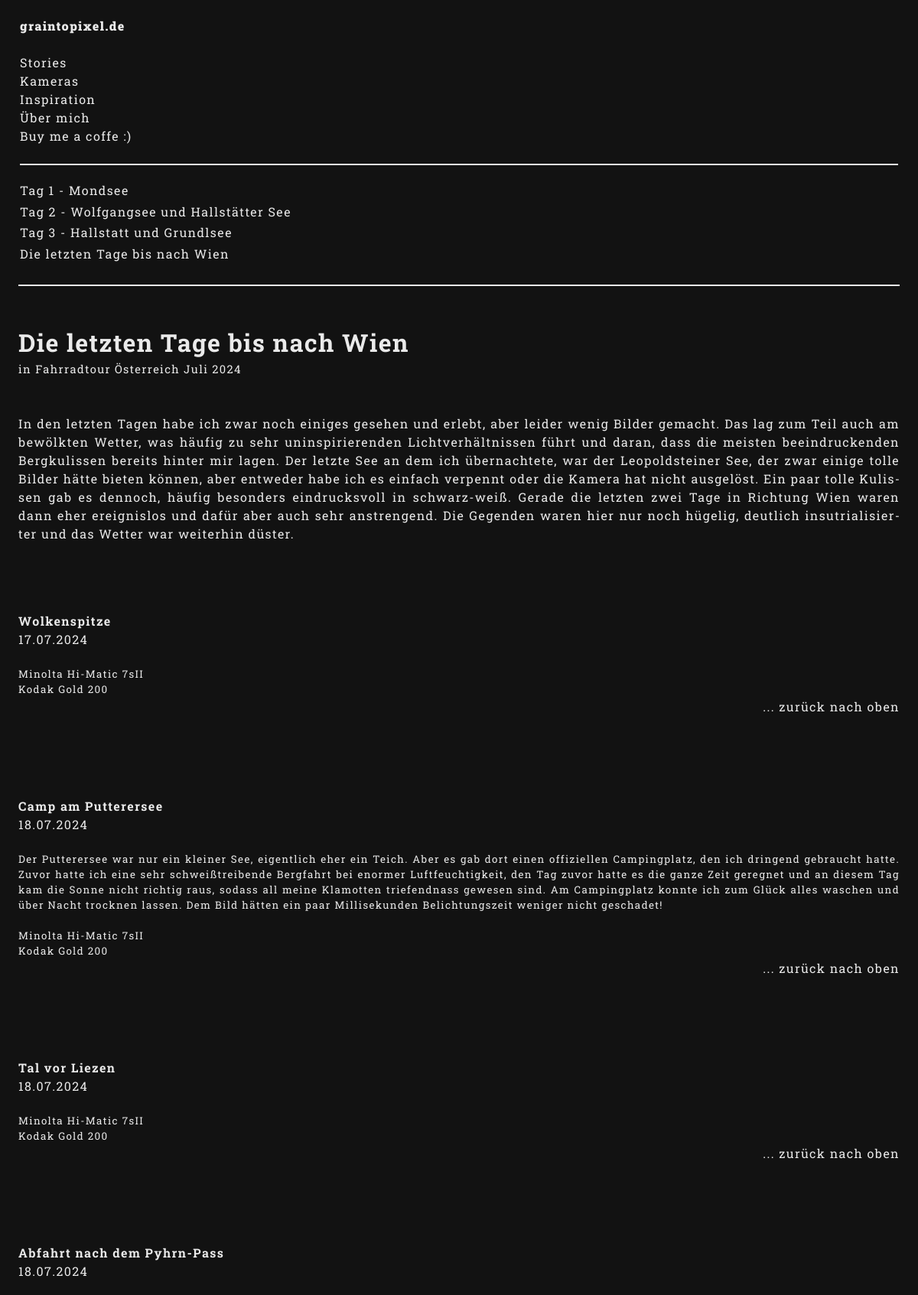
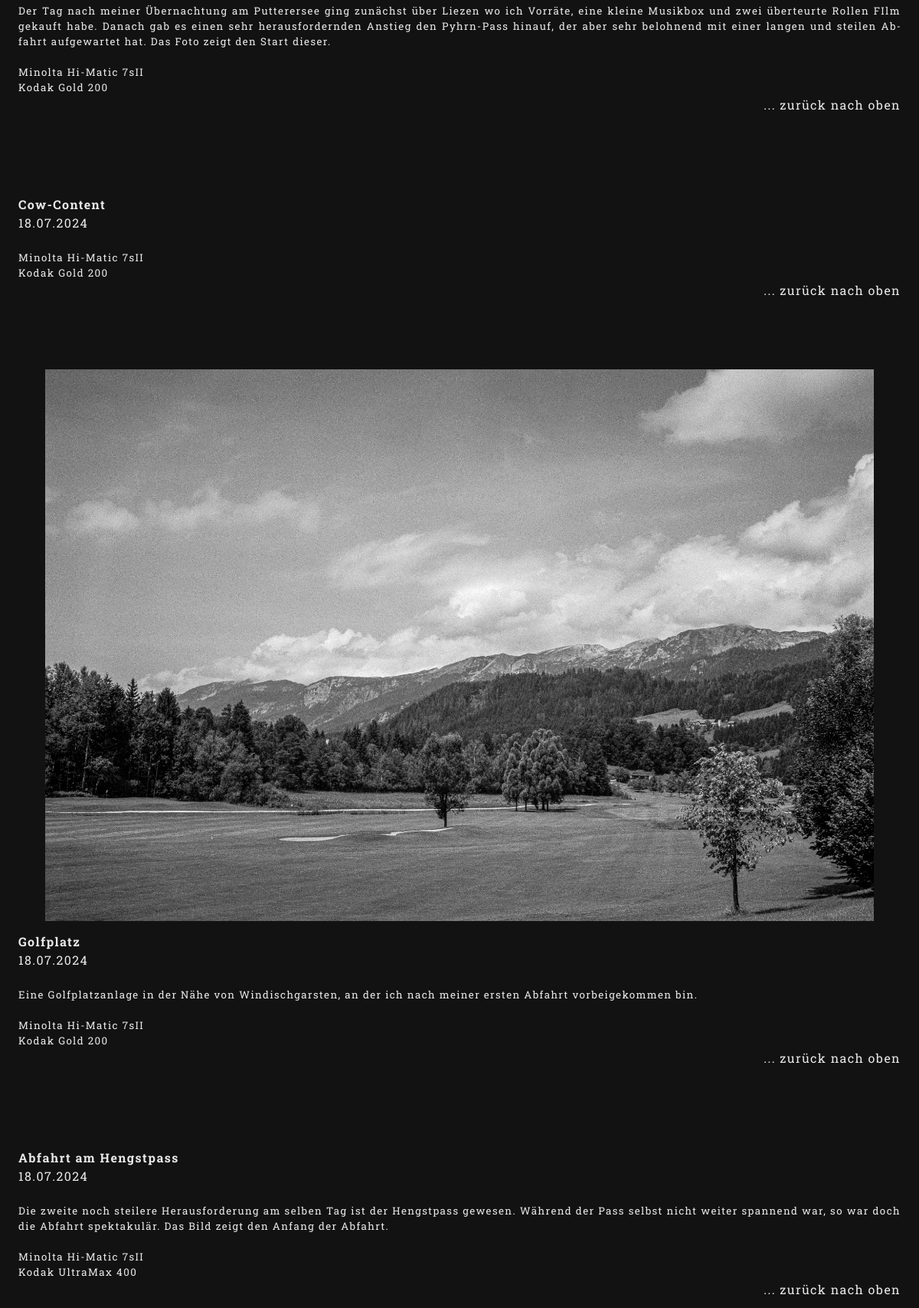
/story/1/article/16 (upper part), run on the app's committed database (2 pictures, top to bottom).
### posts/models.py (models this page shows, shortened)
class Category(models.Model):
    title = models.CharField(max_length=5000)

class Article(models.Model):
    html_template = models.CharField(max_length=5000,  blank=True, choices=[
        ('article_template01.html', 'Story, links Text, rechts Bilder'),
        ('article_template02.html', 'Artikel, links Text, rechts Bilder'),
        ('article_template03.html', 'Artikel, Text, Bild, Tabelle'),
        ('article_template04.html', 'Artikel, Objektiv'),
        ('article_template05.html', 'Artikel, nur Intro'),
    ])
    category = models.ForeignKey(Category, on_delete=models.CASCADE, null=True, blank=True)
    title = models.CharField(max_length=5000)
    intro_text = RichTextField(null=True, blank=True)
    seperated_texts = models.TextField(max_length=1000000, null=True, blank=True)
    images = models.ManyToManyField(Image, through='ArticleImage', related_name='articles')
    author = models.CharField(max_length=5000, default='Oskar Antretter', null=True)
    created_at = models.DateTimeField(default=datetime.now, blank=True)
    updated_at = models.DateTimeField(default=datetime.now, blank=True)

class Story(models.Model):
    title = models.CharField(max_length=5000, null=True, blank=True)
    first_chapter = models.ForeignKey(Article, on_delete=models.CASCADE, null=True, blank=True)
    chapters = models.ManyToManyField(Article, related_name='articles', null=True, blank=True)

class ArticleImage(models.Model):
    article = models.ForeignKey(Article, on_delete=models.CASCADE)
    image = models.ForeignKey(Image, on_delete=models.CASCADE)
    order = models.PositiveIntegerField(default=0)
    class Meta:
        ordering = ['order']

class Image(models.Model):
    image_file = models.ImageField(upload_to='media/', null=True)
    title = models.CharField(max_length=5000)
    author = models.CharField(max_length=5000, default='Oskar Antretter', null=True)
    date_shot = models.DateTimeField(default=datetime.now, blank=True)
    place = models.CharField(max_length=5000, null=True, blank=True)
    film = models.ForeignKey(Film, on_delete=models.CASCADE, null=True, blank=True)
    camera = models.ForeignKey(Camera, on_delete=models.CASCADE, null=True, blank=True)
    lens = models.ForeignKey(Lens, on_delete=models.CASCADE, null=True, blank=True)
    scanner = models.ForeignKey(Scanner, on_delete=models.CASCADE, null=True, blank=True)
    notes = models.TextField(max_length=1000000, null=True, blank=True)

class Camera(models.Model):
    title = models.CharField(max_length=100, null=True, blank=True)
    manufacturer = models.CharField(max_length=100, null=True, blank=True)
    series = models.CharField(max_length=100, null=True, blank=True)
    variant = models.CharField(max_length=100, null=True, blank=True)
    first_production = models.CharField(max_length=4, null=True, blank=True)
    last_production = models.CharField(max_length=4, null=True, blank=True)
    view_finder_type = models.CharField(max_length=100, null=True, blank=True, choices=[
        ('SLR', 'SLR'),
        ('Messsucher', 'Messsucher'),
        ('elektrisch','elektrisch')
    ])
    lens_type = models.CharField(max_length=100, null=True, blank=True, choices=[
        ('festverbaut', 'festverbaut'),
        ('austauschbar', 'austauschbar')
    ])
    lens = models.ForeignKey(Lens, on_delete=models.CASCADE, null=True, blank=True)
    lens_socket = models.CharField(max_length=100, null=True, blank=True)
    modes = models.CharField(max_length=100, null=True, blank=True, choices=[
        ('Vollautomatisch', 'Vollautomatisch'),
        ('Programm','Programm'),
        ('Blendenautomatik', 'Blendenautomatik'),
        ('Belichtungsautomatik', 'Belichtungsautomatik'),
        ('Manuell', 'Manuell'),
        ('Belichtungsautomatik und vollautomatisch', 'Belichtungsautomatik und vollautomatisch'),
        ('Blendenautomatik und Vollautomatisch', 'Blendenautomatik und vollautomatisch'),
    ])
    lightmeter_type = models.CharField(max_length=50, null=True, blank=True)
    min_shutter_speed = models.CharField(max_length=50, null=True, blank=True)
    max_shutter_speed = models.CharField(max_length=50, null=True, blank=True)
    bulb = models.BooleanField(default=True)
    film_size = models.CharField(max_length=100, null=True, blank=True, choices=[
        ('Kleinbild', 'Kleinbild'),
        ('Mittelbild', 'Mittelbild'),
        ('Großbild', 'Großbild'),
    ])
    iso_setting = models.CharField(max_length=100, null=True, blank=True, choices=[
        ('manuell', 'manuell'),
        ('automatisch', 'automatisch'),
        ('manuellundautomatisch', 'manuell und automatisch'),
    ])
    film_transport = models.CharField(max_length=100, null=True, blank=True, choices=[
        ('manuell', 'manuell'),
        ('elektrisch', 'elektrisch')
    ])
    min_iso = models.IntegerField( null=True, blank=True)
    max_iso = models.IntegerField( null=True, blank=True)
    accessories = models.CharField(max_length=5000, null=True, blank=True)
    height = models.IntegerField( null=True, blank=True)
    width = models.IntegerField( null=True, blank=True)
    depth = models.IntegerField( null=True, blank=True)
    weight = models.IntegerField( null=True, blank=True)
    build_material = models.CharField(max_length=5000, null=True, blank=True)
    color_variants = models.CharField(max_length=5000, null=True, blank=True)
    battery = models.CharField(max_length=5000, null=True, blank=True)
    successor = models.ForeignKey('self', related_name='successors', null=True, blank=True, on_delete=models.CASCADE)
    predecessor = models.ForeignKey('self', related_name='predecessors', null=True, blank=True, on_delete=models.CASCADE)
    similar_cameras = models.ManyToManyField('self', null=True, blank=True, related_name='similar_cameras')
    related_cameras = models.ManyToManyField('self', null=True, blank=True, related_name='related_cameras')

class Film(models.Model):
    title = models.CharField(max_length=5000, null=True, blank=True)
    iso = models.IntegerField(null=True, blank=True)
    manufacturer = models.CharField(max_length=5000, null=True, blank=True)
    first_production = models.DateTimeField(default=datetime.now, blank=True)

### posts/views.py (the view)
# urls.py: path('story/<str:spk>/article/<str:pk>', views.story_article, name='story_article'),
def story_article(request, pk, spk):
    story = Story.objects.get(id=spk)
    categories = Category.objects.all()
    article = Article.objects.get(id=pk) # holt den Artikel mit der entsprechenden ID die im Link stand
    articleLinkers = ArticleLinker.objects.all()
    return render(request, article.html_template, {
        'article': article,
        'story': story,
        'linkers': articleLinkers,
        'categories': categories,
    })

### templates/article_template01.html (shortened to what this page needs)
{%load static%}
<!DOCTYPE html>
<html lang="de">
<head>
    <link rel="stylesheet" href="{% static 'css/style.css' %}">
</head>
<body>
    <div class="wrapper">
        <div class="menu-section">
            <table>
                <tr>
                    <td class="main-nav">
                        <div>
                            <nav>
                                <a class="bold-text" href="/">graintopixel.de</a>
                                <br>
                                <br>
                                <a href="/category/stories">Stories</a>
                                <br>
                                {% for category in categories %}
                                {% if category.id is not 12 %}
                                <a href="/category/{{category.title}}">{{category.title}}</a>
                                <br>
                                {%endif%}
                                {% endfor %}
                                <a href="/uebermich/18">Über mich</a><br>
                                <a href="https://paypal.me/oskarantretter1">Buy me a coffe :)</a><br>
                                <br>
                                <div class="sub-nav-div">
                                    <br>
                                    <ul class="sub-nav-list">
                                    {% for chapter in story.chapters.all %}
                                        <li><a class="menu-spacing" href="/story/{{story.id}}/article/{{chapter.id}}">{{chapter.title}}</a></li>
                                    {% endfor %}
                                    </ul>
                                </div>
                            </nav>
                        </div>
                    </td>
                </tr>
            </table>
        </div>
        <div class="content-section">
            <div class="content-intro">
                <h1>{{article.title}}</h1>
                <h1 class="story-title">in {{story.title}}</h1><br>
                <br>
                <p>
                    {{article.intro_text|safe}}
                </p>
            </div>
            {% for image in article.articleimage_set.all %}
            <div class ="image-text-bundle">
                <div class="scroll-snap-div"></div>
                        <br>
                <div class="image-section">
                    <img onclick="toggleOverlay(event)" loading="lazy" class="image" src="{{image.image.image_file.url}}" alt="">
                </div>
                <div class ="text-section">
                    <div class="image-intro">
                        <h4>{{image.image.title}}</h4>
                        {{image.image.date_shot|date:"d.m.Y"}}<br>
                        <br>
                    </div>
                    {% if image.image.notes %}
                    <p class="image-notes">
                        {{image.image.notes}}<br>
                        <br>
                    </p>
                    {% endif %}
                    <div class="image-info">
                        {% for link in linkers %}
                            {% if link.camera.id == image.image.camera.id %}
                                <a href="/category/Kameras/article/{{link.article.id}}">{{image.image.camera.title}}</a><br>
                            {% elif forloop.counter == linkers.count %}
                                {{image.image.camera.title}}
                            {% endif %}
                        {% endfor %}
                        {% for link in linkers %}
                            {% if linker.film.id == image.image.film.id %}
                                <a href="/category/Filme/article/{{link.article.id}}">{{image.image.film.title}}</a>
                            {% elif forloop.counter == linkers.count %}
                                {{image.image.film.title}}
                            {% endif %}
                        {% endfor %}
                    </div>
                    <a href="#" class="return-link">... zurück nach oben</a>
                </div>
            </div>
            {% endfor %}
        </div>
    </div>
</body>
</html>

### static/css/style.css (style rules this page uses)
:root { --c-background: #121212; --c-font: #eaeaea; --c-linksHover: #ffa42e; --c-decoration: #eaeaea; --font: "Roboto Slab"; --font-wheight: 400; --line-height: 1.5; --letter-spacing: 1.4px; --word-spacing: normal; }
* { margin: 0; padding: 0; scrollbar-color: var(--c-font) #eaeaea00; scrollbar-width: thin; }
body { background-color: var(--c-background); color: var(--c-font); font-size: 12pt; line-height: var(--line-height); font-family: var(--font); font-weight: var(--font-wheight); letter-spacing: var(--letter-spacing); word-spacing: var(--word-spacing); }
li { list-style-position: inside; text-indent: -20px; padding-left: 20px; }
.wrapper { width: 96vw; display: flex; flex-wrap: wrap; margin-left: 15px; margin-right: 15px; height: 95vh; margin: 0 auto; margin-top: 20px; align-content: start; }
.content-section { width: 100%; height: auto; scroll-snap-type: y proximity; }
.menu-section { width: 100%; border-bottom: 2px solid var(--c-decoration); margin-bottom: 50px; height: fit-content; box-sizing: border-box; }
.sub-nav-div { border-top: 2px solid var(--c-decoration); padding-bottom: 20px; }
.image-text-bundle { width: 100%; padding-bottom: 50px; }
.text-section { width: 100%; margin: 0 auto; padding-bottom: 40px; hyphens: auto; }
.return-link { text-decoration: none; float: right; }
.story-title { font-size: 11pt; font-weight: 400; }
.image-section { width: 96vw; padding-bottom: 15px; }
.image { max-height: 90vh; max-width: 100%; display: flex; margin: 0 auto; pointer-events: none; }
a { color: var(--c-font); text-decoration: none; }
.bold-text { font-weight: 1000; }
.content-intro { text-align: justify; height: fit-content; padding-bottom: 50px; hyphens: auto; scroll-snap-align: start; }
table { width: 100%; }
.sub-nav-list { hyphens: auto; }
.sub-nav-list li { list-style-type: none; text-indent: 0px; padding-left: 0px; line-height: 1.1; padding-bottom: 10px; }
.image-notes { text-align: justify; font-size: 10pt; }
.image-info { font-size: 10pt; }
.scroll-snap-div { height: 1px; width: 100%; scroll-snap-align: start; }

### data on the page
Category: title "Kameras"
Category: title "Inspiration"
Article: title "Tag 1 - Mondsee"
Article: title "Tag 2 - Wolfgangsee und Hallstätter See"
Article: title "Tag 3 - Hallstatt und Grundlsee"
Article: title "Die letzten Tage bis nach Wien", intro_text "In den letzten Tagen habe ich zwar noch einiges gesehen und erlebt, aber leider wenig Bilder gemacht. Das lag zum Teil auch am bewölkten Wetter, was häufig zu sehr uninspirierenden Lichtverhältnissen führt und daran, dass die meisten beeindruckenden Bergkulissen bereits hinter mir lagen. Der letzte See an dem ich übernachtete, war der Leopoldsteiner See, der zwar einige tolle Bilder hätte bieten können, aber entweder habe ich es einfach verpennt oder die Kamera hat nicht ausgelöst. Ein paar tolle Kulissen gab es dennoch, häufig besonders eindrucksvoll in schwarz-weiß. Gerade die letzten zwei Tage in Richtung Wien waren dann eher ereignislos und dafür aber auch sehr anstrengend. Die Gegenden…"
Story: title "Fahrradtour Österreich Juli 2024"
ArticleImage: image "Wolkenspitze", image.date_shot "17.07.2024", image.camera "Minolta Hi-Matic 7sII", image.film "Kodak Gold 200"
ArticleImage: image "Camp am Putterersee", image.date_shot "18.07.2024", image.notes "Der Putterersee war nur ein kleiner See, eigentlich eher ein Teich. Aber es gab dort einen offiziellen Campingplatz, den ich dringend gebraucht hatte. Zuvor hatte ich eine sehr schweißtreibende Bergfahrt bei enormer Luftfeuchtigkeit, den Tag zuvor hatte es die ganze Zeit geregnet und an diesem Tag kam die Sonne nicht richtig raus, sodass all meine Klamotten triefendnass gewesen sind. Am Campingplatz konnte ich zum Glück alles waschen und über Nacht trocknen lassen. Dem Bild hätten ein paar Millisekunden Belichtungszeit weniger nicht geschadet!", image.camera "Minolta Hi-Matic 7sII", image.film "Kodak Gold 200"
ArticleImage: image "Tal vor Liezen", image.date_shot "18.07.2024", image.camera "Minolta Hi-Matic 7sII", image.film "Kodak Gold 200"
ArticleImage: image "Abfahrt nach dem Pyhrn-Pass", image.date_shot "18.07.2024", image.notes "Der Tag nach meiner Übernachtung am Putterersee ging zunächst über Liezen wo ich Vorräte, eine kleine Musikbox und zwei überteurte Rollen FIlm gekauft habe. Danach gab es einen sehr herausfordernden Anstieg den Pyhrn-Pass hinauf, der aber sehr belohnend mit einer langen und steilen Abfahrt aufgewartet hat. Das Foto zeigt den Start dieser.", image.camera "Minolta Hi-Matic 7sII", image.film "Kodak Gold 200"
ArticleImage: image "Cow-Content", image.date_shot "18.07.2024", image.camera "Minolta Hi-Matic 7sII", image.film "Kodak Gold 200"
ArticleImage: image.image_file (picture), image "Golfplatz", image.date_shot "18.07.2024", image.notes "Eine Golfplatzanlage in der Nähe von Windischgarsten, an der ich nach meiner ersten Abfahrt vorbeigekommen bin.", image.camera "Minolta Hi-Matic 7sII", image.film "Kodak Gold 200"
ArticleImage: image "Abfahrt am Hengstpass", image.date_shot "18.07.2024", image.notes "Die zweite noch steilere Herausforderung am selben Tag ist der Hengstpass gewesen. Während der Pass selbst nicht weiter spannend war, so war doch die Abfahrt spektakulär. Das Bild zeigt den Anfang der Abfahrt.", image.camera "Minolta Hi-Matic 7sII", image.film "Kodak UltraMax 400"
